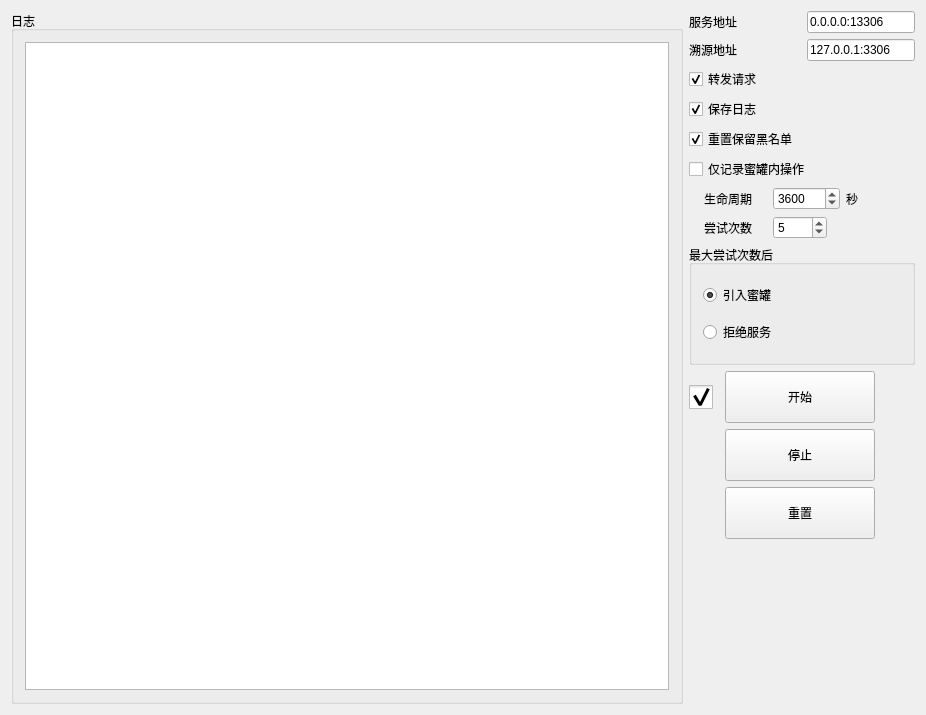
<?xml version="1.0" encoding="UTF-8"?>
<ui version="4.0">
 <class>Widget</class>
 <widget class="QWidget" name="Widget">
  <property name="geometry">
   <rect>
    <x>0</x>
    <y>0</y>
    <width>926</width>
    <height>715</height>
   </rect>
  </property>
  <property name="sizePolicy">
   <sizepolicy hsizetype="Expanding" vsizetype="Expanding">
    <horstretch>0</horstretch>
    <verstretch>0</verstretch>
   </sizepolicy>
  </property>
  <property name="windowTitle">
   <string>SQL Honey Pot</string>
  </property>
  <layout class="QHBoxLayout" name="horizontalLayout">
   <item>
    <widget class="QGroupBox" name="Box_log">
     <property name="sizePolicy">
      <sizepolicy hsizetype="Expanding" vsizetype="Preferred">
       <horstretch>0</horstretch>
       <verstretch>0</verstretch>
      </sizepolicy>
     </property>
     <property name="title">
      <string>日志</string>
     </property>
     <layout class="QGridLayout" name="gridLayout_2">
      <item row="1" column="0">
       <widget class="QPlainTextEdit" name="loging">
        <property name="sizePolicy">
         <sizepolicy hsizetype="Expanding" vsizetype="Expanding">
          <horstretch>0</horstretch>
          <verstretch>0</verstretch>
         </sizepolicy>
        </property>
       </widget>
      </item>
     </layout>
    </widget>
   </item>
   <item>
    <layout class="QVBoxLayout" name="Box_sidebar">
     <item>
      <layout class="QGridLayout" name="Box_addr">
       <item row="0" column="0">
        <widget class="QLabel" name="lb_ListingAddr">
         <property name="text">
          <string>服务地址</string>
         </property>
        </widget>
       </item>
       <item row="0" column="1">
        <widget class="QLineEdit" name="le__ListingAddr">
         <property name="sizePolicy">
          <sizepolicy hsizetype="Fixed" vsizetype="Fixed">
           <horstretch>0</horstretch>
           <verstretch>0</verstretch>
          </sizepolicy>
         </property>
         <property name="text">
          <string>0.0.0.0:13306</string>
         </property>
        </widget>
       </item>
       <item row="1" column="1">
        <widget class="QLineEdit" name="le_SQLAddr">
         <property name="sizePolicy">
          <sizepolicy hsizetype="Fixed" vsizetype="Fixed">
           <horstretch>0</horstretch>
           <verstretch>0</verstretch>
          </sizepolicy>
         </property>
         <property name="text">
          <string>127.0.0.1:3306</string>
         </property>
        </widget>
       </item>
       <item row="1" column="0">
        <widget class="QLabel" name="lb_SQLAddr">
         <property name="text">
          <string>溯源地址</string>
         </property>
        </widget>
       </item>
      </layout>
     </item>
     <item>
      <widget class="QCheckBox" name="cb_resent">
       <property name="text">
        <string>转发请求</string>
       </property>
       <property name="checked">
        <bool>true</bool>
       </property>
      </widget>
     </item>
     <item>
      <widget class="QCheckBox" name="cb_log">
       <property name="text">
        <string>保存日志</string>
       </property>
       <property name="checked">
        <bool>true</bool>
       </property>
      </widget>
     </item>
     <item>
      <widget class="QCheckBox" name="cb_savedata">
       <property name="text">
        <string>重置保留黑名单</string>
       </property>
       <property name="checked">
        <bool>true</bool>
       </property>
      </widget>
     </item>
     <item>
      <widget class="QCheckBox" name="cb_reg">
       <property name="text">
        <string>仅记录蜜罐内操作</string>
       </property>
      </widget>
     </item>
     <item>
      <layout class="QGridLayout" name="Box_ttl_tt">
       <item row="1" column="0">
        <widget class="QLabel" name="lb_attempt">
         <property name="sizePolicy">
          <sizepolicy hsizetype="Ignored" vsizetype="Preferred">
           <horstretch>0</horstretch>
           <verstretch>0</verstretch>
          </sizepolicy>
         </property>
         <property name="text">
          <string>尝试次数</string>
         </property>
        </widget>
       </item>
       <item row="0" column="0">
        <widget class="QLabel" name="lb_ttl">
         <property name="sizePolicy">
          <sizepolicy hsizetype="Fixed" vsizetype="Preferred">
           <horstretch>0</horstretch>
           <verstretch>0</verstretch>
          </sizepolicy>
         </property>
         <property name="frameShape">
          <enum>QFrame::NoFrame</enum>
         </property>
         <property name="text">
          <string>生命周期</string>
         </property>
        </widget>
       </item>
       <item row="1" column="1">
        <widget class="QSpinBox" name="sb_attempt">
         <property name="sizePolicy">
          <sizepolicy hsizetype="Fixed" vsizetype="Fixed">
           <horstretch>0</horstretch>
           <verstretch>0</verstretch>
          </sizepolicy>
         </property>
         <property name="maximum">
          <number>5000</number>
         </property>
         <property name="value">
          <number>5</number>
         </property>
        </widget>
       </item>
       <item row="0" column="1">
        <layout class="QHBoxLayout" name="ttl">
         <item>
          <widget class="QSpinBox" name="sb_second">
           <property name="sizePolicy">
            <sizepolicy hsizetype="Fixed" vsizetype="Fixed">
             <horstretch>0</horstretch>
             <verstretch>0</verstretch>
            </sizepolicy>
           </property>
           <property name="suffix">
            <string/>
           </property>
           <property name="maximum">
            <number>2592000</number>
           </property>
           <property name="value">
            <number>3600</number>
           </property>
          </widget>
         </item>
         <item>
          <widget class="QLabel" name="lb_second">
           <property name="sizePolicy">
            <sizepolicy hsizetype="Fixed" vsizetype="Preferred">
             <horstretch>0</horstretch>
             <verstretch>0</verstretch>
            </sizepolicy>
           </property>
           <property name="text">
            <string>秒</string>
           </property>
          </widget>
         </item>
        </layout>
       </item>
       <item row="0" column="2">
        <spacer name="SpacerH1">
         <property name="orientation">
          <enum>Qt::Horizontal</enum>
         </property>
         <property name="sizeType">
          <enum>QSizePolicy::Ignored</enum>
         </property>
         <property name="sizeHint" stdset="0">
          <size>
           <width>40</width>
           <height>20</height>
          </size>
         </property>
        </spacer>
       </item>
      </layout>
     </item>
     <item>
      <widget class="QGroupBox" name="Box_attemp">
       <property name="minimumSize">
        <size>
         <width>0</width>
         <height>120</height>
        </size>
       </property>
       <property name="title">
        <string>最大尝试次数后</string>
       </property>
       <property name="checkable">
        <bool>false</bool>
       </property>
       <layout class="QVBoxLayout" name="verticalLayout">
        <property name="sizeConstraint">
         <enum>QLayout::SetDefaultConstraint</enum>
        </property>
        <item>
         <widget class="QRadioButton" name="rb_honeypot">
          <property name="text">
           <string>引入蜜罐</string>
          </property>
          <property name="checked">
           <bool>true</bool>
          </property>
         </widget>
        </item>
        <item>
         <widget class="QRadioButton" name="rb_reject">
          <property name="text">
           <string>拒绝服务</string>
          </property>
         </widget>
        </item>
       </layout>
      </widget>
     </item>
     <item>
      <layout class="QGridLayout" name="Box_controlpanal">
       <item row="0" column="0">
        <widget class="QCheckBox" name="cb_state">
         <property name="sizePolicy">
          <sizepolicy hsizetype="Fixed" vsizetype="Fixed">
           <horstretch>0</horstretch>
           <verstretch>0</verstretch>
          </sizepolicy>
         </property>
         <property name="cursor">
          <cursorShape>PointingHandCursor</cursorShape>
         </property>
         <property name="mouseTracking">
          <bool>false</bool>
         </property>
         <property name="focusPolicy">
          <enum>Qt::NoFocus</enum>
         </property>
         <property name="autoFillBackground">
          <bool>false</bool>
         </property>
         <property name="styleSheet">
          <string notr="true">QCheckBox::indicator { 
    width: 24px;
    height: 24px;
}
/*未选中*/
QCheckBox::indicator::unchecked {   
	image: url(:/image/image/off.png);
}
/*选中*/
QCheckBox::indicator::checked { 
	image: url(:/image/image/on.png);
}</string>
         </property>
         <property name="text">
          <string notr="true"/>
         </property>
         <property name="checkable">
          <bool>true</bool>
         </property>
         <property name="checked">
          <bool>true</bool>
         </property>
         <property name="tristate">
          <bool>false</bool>
         </property>
        </widget>
       </item>
       <item row="2" column="1">
        <widget class="QPushButton" name="pb_restart">
         <property name="sizePolicy">
          <sizepolicy hsizetype="Fixed" vsizetype="Fixed">
           <horstretch>0</horstretch>
           <verstretch>0</verstretch>
          </sizepolicy>
         </property>
         <property name="minimumSize">
          <size>
           <width>150</width>
           <height>52</height>
          </size>
         </property>
         <property name="text">
          <string>重置</string>
         </property>
        </widget>
       </item>
       <item row="1" column="1">
        <widget class="QPushButton" name="pb_stop">
         <property name="sizePolicy">
          <sizepolicy hsizetype="Fixed" vsizetype="Fixed">
           <horstretch>0</horstretch>
           <verstretch>0</verstretch>
          </sizepolicy>
         </property>
         <property name="minimumSize">
          <size>
           <width>150</width>
           <height>52</height>
          </size>
         </property>
         <property name="text">
          <string>停止</string>
         </property>
        </widget>
       </item>
       <item row="0" column="1">
        <widget class="QPushButton" name="pb_start">
         <property name="enabled">
          <bool>true</bool>
         </property>
         <property name="sizePolicy">
          <sizepolicy hsizetype="Fixed" vsizetype="Fixed">
           <horstretch>0</horstretch>
           <verstretch>0</verstretch>
          </sizepolicy>
         </property>
         <property name="minimumSize">
          <size>
           <width>150</width>
           <height>52</height>
          </size>
         </property>
         <property name="text">
          <string>开始</string>
         </property>
        </widget>
       </item>
       <item row="1" column="2">
        <spacer name="SpacerH2">
         <property name="orientation">
          <enum>Qt::Horizontal</enum>
         </property>
         <property name="sizeType">
          <enum>QSizePolicy::Fixed</enum>
         </property>
         <property name="sizeHint" stdset="0">
          <size>
           <width>40</width>
           <height>20</height>
          </size>
         </property>
        </spacer>
       </item>
      </layout>
     </item>
     <item>
      <spacer name="SpacerV1">
       <property name="orientation">
        <enum>Qt::Vertical</enum>
       </property>
       <property name="sizeHint" stdset="0">
        <size>
         <width>20</width>
         <height>690</height>
        </size>
       </property>
      </spacer>
     </item>
    </layout>
   </item>
  </layout>
 </widget>
 <layoutdefault spacing="6" margin="11"/>
 <resources/>
 <connections/>
</ui>
